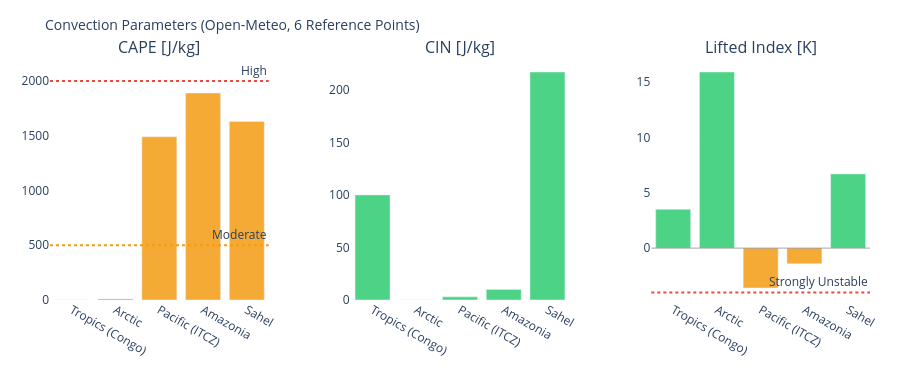

Notebook source saved alongside this figure:
### Markdown cell above
---
## 3. Visualizations

### Code cell
# ============================================================
# CAPE / CIN / LIFTED INDEX – Convection potential
# ============================================================

if not df_atm.empty:
    fig = make_subplots(
        rows=1, cols=3,
        subplot_titles=['CAPE [J/kg]', 'CIN [J/kg]', 'Lifted Index [K]'],
        horizontal_spacing=0.1
    )
    pts = df_atm['point'].tolist()
    pt_colors = ['#E85D24','#185FA5','#888780','#378ADD','#639922','#F2A623']

    # CAPE – höher = mehr Gewitterpotential
    cape_vals = df_atm['cape'].fillna(0).tolist()
    cape_colors = ['#e74c3c' if v > 2000 else '#f39c12' if v > 500 else '#2ecc71'
                   for v in cape_vals]
    fig.add_trace(go.Bar(x=pts, y=cape_vals, marker_color=cape_colors,
                         opacity=0.85, showlegend=False), row=1, col=1)
    fig.add_hline(y=2000, line_dash='dot', line_color='#e74c3c',
                  annotation_text='High', row=1, col=1)
    fig.add_hline(y=500,  line_dash='dot', line_color='#f39c12',
                  annotation_text='Moderate', row=1, col=1)

    # CIN – negativer = stärker gedeckelt (weniger Auslöse)
    cin_vals = df_atm['cin'].fillna(0).tolist()
    cin_colors = ['#e74c3c' if v < -200 else '#f39c12' if v < -50 else '#2ecc71'
                  for v in cin_vals]
    fig.add_trace(go.Bar(x=pts, y=cin_vals, marker_color=cin_colors,
                         opacity=0.85, showlegend=False), row=1, col=2)

    # Lifted Index – negativ = instabil
    li_vals = df_atm['li'].fillna(0).tolist()
    li_colors = ['#e74c3c' if v < -4 else '#f39c12' if v < 0 else '#2ecc71'
                 for v in li_vals]
    fig.add_trace(go.Bar(x=pts, y=li_vals, marker_color=li_colors,
                         opacity=0.85, showlegend=False), row=1, col=3)
    fig.add_hline(y=0, line_color='gray', line_width=0.7, row=1, col=3)
    fig.add_hline(y=-4, line_dash='dot', line_color='#e74c3c',
                  annotation_text='Strongly Unstable', row=1, col=3)

    fig.update_layout(
        title=dict(text='Convection Parameters (Open-Meteo, 6 Reference Points)', font=dict(size=14)),
        height=380, plot_bgcolor='rgba(0,0,0,0)', paper_bgcolor='rgba(0,0,0,0)',
        margin=dict(l=50, r=30, t=60, b=80)
    )
    fig.update_xaxes(tickangle=30)
    fig.show()

### Figure 1 — Plotly figure (JSON) as saved in the notebook; plotly's stock layout.template omitted (floating-point values rounded to 4 significant figures)
{"data": [{"marker": {"color": ["#2ecc71", "#2ecc71", "#f39c12", "#f39c12", "#f39c12"]}, "opacity": 0.85, "showlegend": false, "type": "bar", "x": ["Tropics (Congo)", "Arctic", "Pacific (ITCZ)", "Amazonia", "Sahel"], "xaxis": "x", "y": [0.0, 10.0, 1490.0, 1890.0, 1630.0], "yaxis": "y"}, {"marker": {"color": ["#2ecc71", "#2ecc71", "#2ecc71", "#2ecc71", "#2ecc71"]}, "opacity": 0.85, "showlegend": false, "type": "bar", "x": ["Tropics (Congo)", "Arctic", "Pacific (ITCZ)", "Amazonia", "Sahel"], "xaxis": "x2", "y": [100.0, 0.0, 3.0, 10.0, 217.0], "yaxis": "y2"}, {"marker": {"color": ["#2ecc71", "#2ecc71", "#f39c12", "#f39c12", "#2ecc71"]}, "opacity": 0.85, "showlegend": false, "type": "bar", "x": ["Tropics (Congo)", "Arctic", "Pacific (ITCZ)", "Amazonia", "Sahel"], "xaxis": "x3", "y": [3.5, 15.9, -3.6, -1.4, 6.7], "yaxis": "y3"}], "layout": {"annotations": [{"font": {"size": 16}, "showarrow": false, "text": "CAPE [J/kg]", "x": 0.1333, "xanchor": "center", "xref": "paper", "y": 1.0, "yanchor": "bottom", "yref": "paper"}, {"font": {"size": 16}, "showarrow": false, "text": "CIN [J/kg]", "x": 0.5, "xanchor": "center", "xref": "paper", "y": 1.0, "yanchor": "bottom", "yref": "paper"}, {"font": {"size": 16}, "showarrow": false, "text": "Lifted Index [K]", "x": 0.8667, "xanchor": "center", "xref": "paper", "y": 1.0, "yanchor": "bottom", "yref": "paper"}, {"showarrow": false, "text": "High", "x": 1, "xanchor": "right", "xref": "x domain", "y": 2000, "yanchor": "bottom", "yref": "y"}, {"showarrow": false, "text": "Moderate", "x": 1, "xanchor": "right", "xref": "x domain", "y": 500, "yanchor": "bottom", "yref": "y"}, {"showarrow": false, "text": "Strongly Unstable", "x": 1, "xanchor": "right", "xref": "x3 domain", "y": -4, "yanchor": "bottom", "yref": "y3"}], "height": 380, "margin": {"b": 80, "l": 50, "r": 30, "t": 60}, "paper_bgcolor": "rgba(0,0,0,0)", "plot_bgcolor": "rgba(0,0,0,0)", "shapes": [{"line": {"color": "#e74c3c", "dash": "dot"}, "type": "line", "x0": 0, "x1": 1, "xref": "x domain", "y0": 2000, "y1": 2000, "yref": "y"}, {"line": {"color": "#f39c12", "dash": "dot"}, "type": "line", "x0": 0, "x1": 1, "xref": "x domain", "y0": 500, "y1": 500, "yref": "y"}, {"line": {"color": "gray", "width": 0.7}, "type": "line", "x0": 0, "x1": 1, "xref": "x3 domain", "y0": 0, "y1": 0, "yref": "y3"}, {"line": {"color": "#e74c3c", "dash": "dot"}, "type": "line", "x0": 0, "x1": 1, "xref": "x3 domain", "y0": -4, "y1": -4, "yref": "y3"}], "title": {"font": {"size": 14}, "text": "Convection Parameters (Open-Meteo, 6 Reference Points)"}, "xaxis": {"anchor": "y", "domain": [0.0, 0.2667], "tickangle": 30}, "xaxis2": {"anchor": "y2", "domain": [0.3667, 0.6333], "tickangle": 30}, "xaxis3": {"anchor": "y3", "domain": [0.7333, 1.0], "tickangle": 30}, "yaxis": {"anchor": "x", "domain": [0.0, 1.0]}, "yaxis2": {"anchor": "x2", "domain": [0.0, 1.0]}, "yaxis3": {"anchor": "x3", "domain": [0.0, 1.0]}}}
